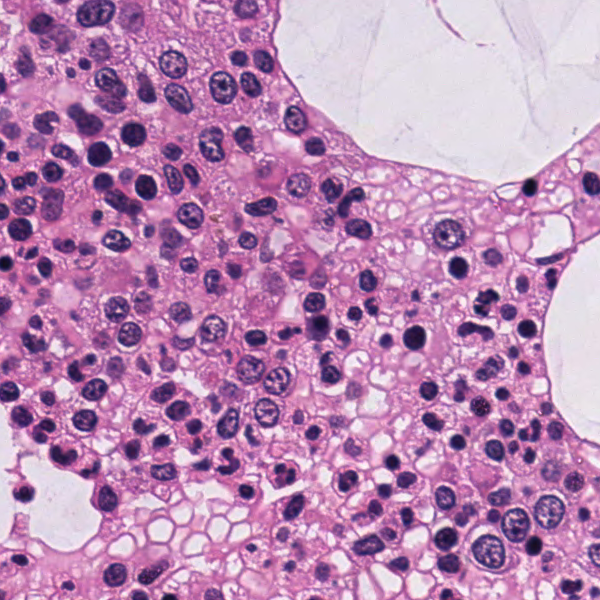
#> input picture images/histological.png, 600 x 600 px, found by its file name
$ jupyter execute 'An Automatic Nuclei Cells Counting Approach Using Effective Image Processing Methods - Copy.ipynb'   (shell and % lines are left out)
#> lines starting #> are read from the running program, lines starting #| are printed output that depends on the picture; after the words box and inside, x2 and y2 are one past the last pixel; in counts of white or black regions, pixels touching at a corner belong together
[cell 1]
import cv2

[cell 2]
import cv2 as cv
import numpy as np
from matplotlib import pyplot as plt

[cell 3]
import os
os.chdir('C:\\Users\\user 13\\Downloads\\MBM_data\\MBM_data')

[cell 4]
from PIL import Image
pic=Image.open('histological.png')
#> pic is the input picture: PIL image 600x600 RGB; mean R, G, B 186.7, 137.8, 180.9

[cell 5]
pic

[cell 6]
type(pic)

[cell 7]
pic_arr=np.asarray(pic)

[cell 8]
print(pic_arr)
#> (printed output is left out)

[cell 9]
print(pic_arr.shape)
#| (600, 600, 3)

[cell 10]
plt.imshow(pic_arr)

[cell 11]
pic_red=pic_arr.copy()

[cell 12]
plt.imshow(pic_red)

[cell 13]
pic_red[0]
#> Out = 600 rows, first 8: [221, 172, 201], [200, 142, 191], [173, 115, 164], [157, 90, 160], [155, 88, 158], [163, 88, 161], [171, 96, 169], [185, 105, 174]

[cell 14]
pic_red[:,:,0]

[cell 15]
#RED Chennel
plt.imshow(pic_arr[:,:,0])

[cell 16]
#GREEN Channel
plt.imshow(pic_arr[:,:,1])
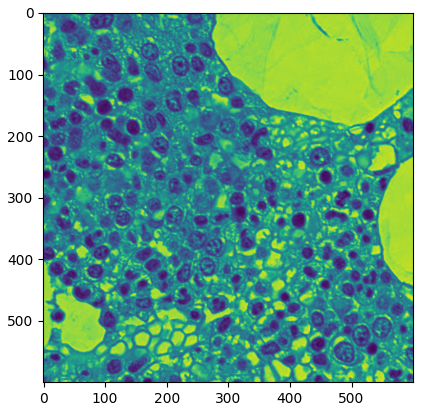
#> figure drawn by matplotlib, 1 panel

[cell 17]
#BLUE Channel
plt.imshow(pic_arr[:,:,2])
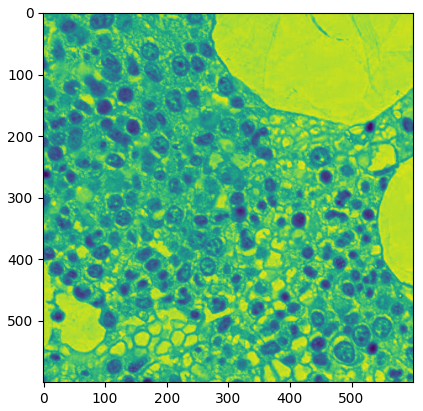
#> figure drawn by matplotlib, 1 panel

[cell 18]
plt.imshow(pic_arr[:,:,2],cmap='gray')
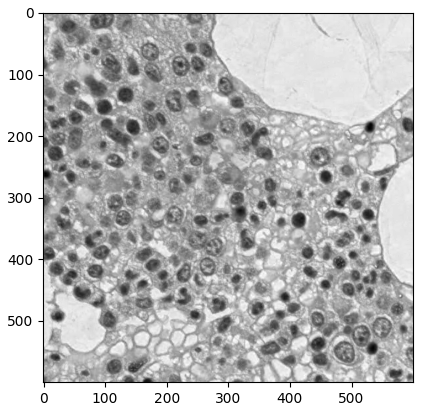
#> figure drawn by matplotlib, 1 panel

[cell 19]
if(pic_red[:,:,1].any()<255):
    print("yes")

[cell 20]
plt.imshow(pic_red)

[cell 21]
img=cv.imread('histological.png',0)
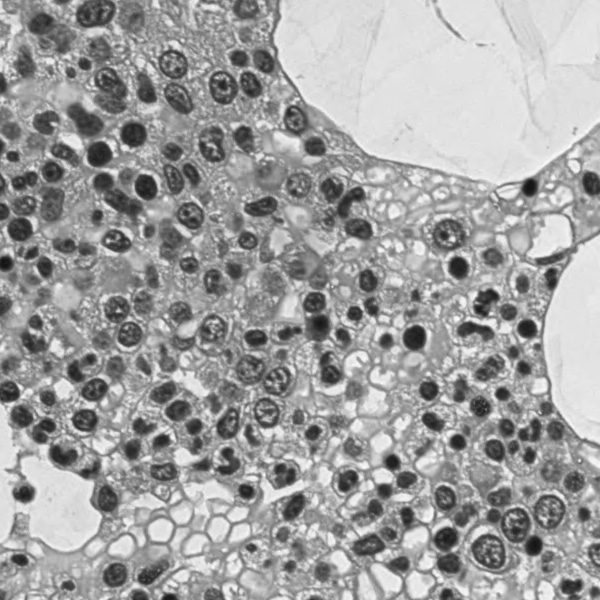
#> img: shape (600, 600); min 21, max 254, mean 160.6

[cell 22]
type(img)

[cell 23]
th,binary_img=cv.threshold(pic_arr[:,:,2],127,255,cv.THRESH_BINARY)
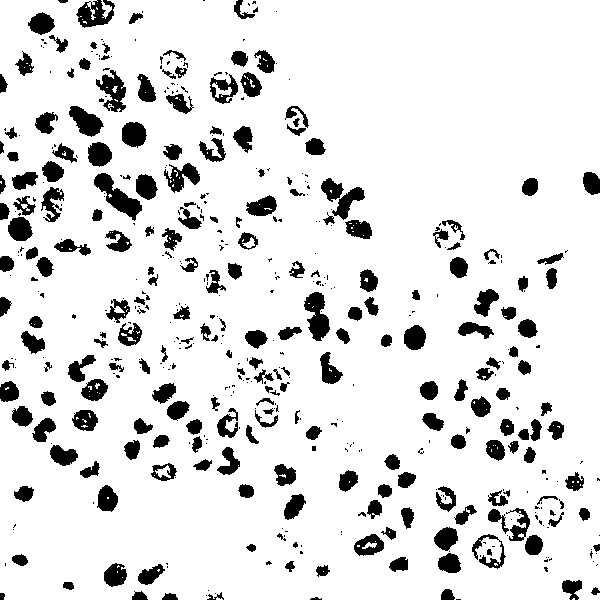
#> binary_img: shape (600, 600); 87.9% white; 502 black regions (273 under 20 px), largest, box (x1, y1, x2, y2) and area: (94, 173, 142, 221) 878, (304, 292, 330, 341) 765, (96, 70, 126, 112) 641

[cell 24]
#gray = cv2.cvtColor(binary_img, cv2.COLOR_BGR2GRAY)
binary_img[0]
#> Out = 600 values, max 255 at index 0, min 0 at index 58, mean 244.4

[cell 25]
plt.imshow(binary_img)
plt.title("Binary Image")

[cell 26]
#threshold applied array of  binary image
print(binary_img)
#> (printed output is left out)
type(binary_img)

[cell 27]
#applying morphological opration(opening) on binary image

[cell 28]
  # defining the kernel i.e. Structuring element
kernel=cv.getStructuringElement(cv.MORPH_ELLIPSE,(5,5))

[cell 29]
opening_img =cv2.morphologyEx(binary_img, cv2.MORPH_OPEN, kernel)
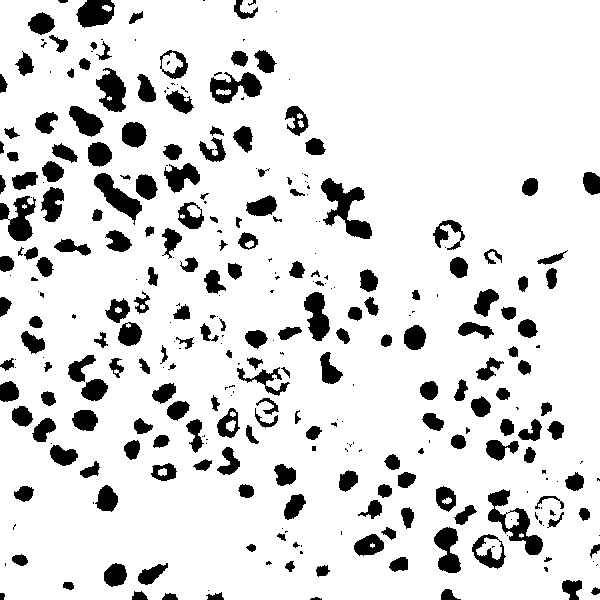
#> opening_img: shape (600, 600); 86.8% white; 319 black regions (119 under 20 px)

[cell 30]
type(opening_img)

[cell 31]
plt.imshow(opening_img)

[cell 32]
ret, labels = cv2.connectedComponents(opening_img,connectivity=8)
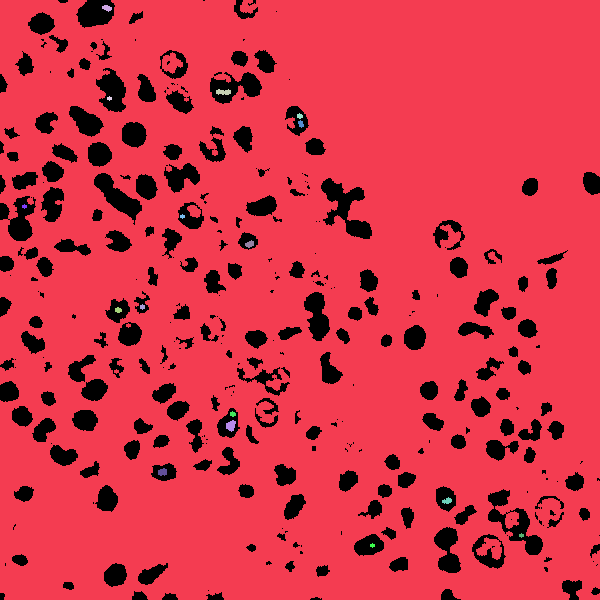
#> labels: shape (600, 600) int32; 18 distinct labels, from 0 to 17; one colour per label, 0 black
#> ret = 18

[cell 33]
plt.imshow(labels)

[cell 34]
def imshow_components(labels):
    # Map component labels to hue val
    label_hue = np.uint8(179*labels/np.max(labels))
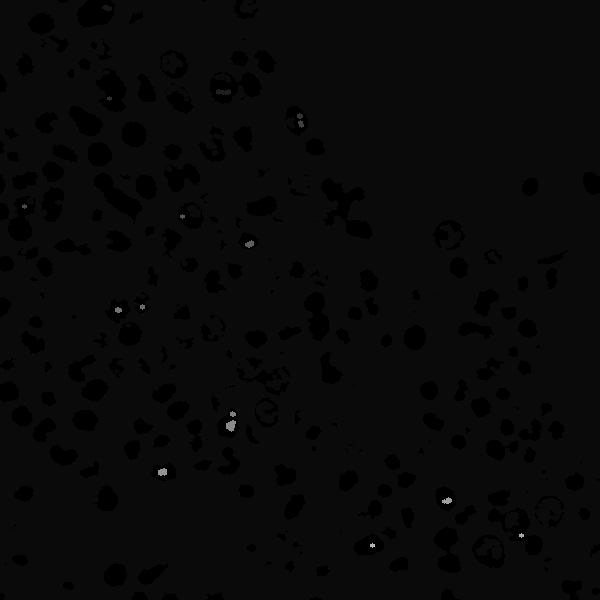
#> label_hue: shape (600, 600); min 0, max 179, mean 8.8
    blank_ch = 255*np.ones_like(label_hue)
    labeled_img = cv2.merge([label_hue, blank_ch, blank_ch])
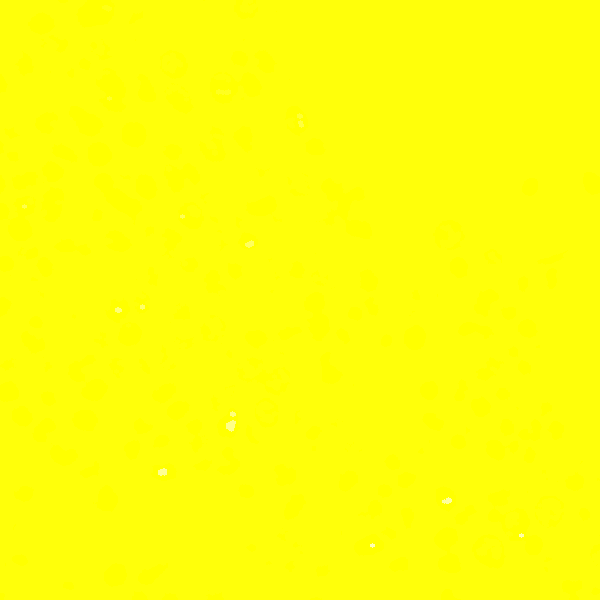
#> labeled_img: shape (600, 600, 3); mean of channels 0, 1, 2 8.8, 255, 255; drawn as B, G, R

    # cvt to BGR for display
    labeled_img = cv2.cvtColor(labeled_img, cv2.COLOR_HSV2BGR)

    # set bg label to black
    labeled_img[label_hue==0] = 0
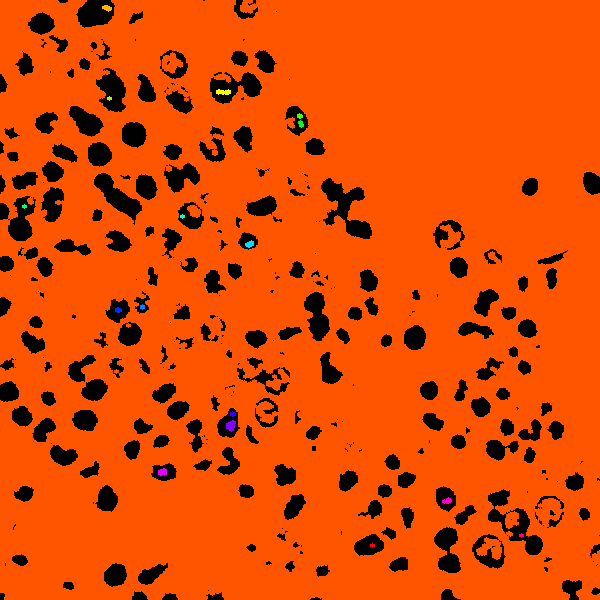
#> labeled_img: shape (600, 600, 3); mean B, G, R 0.2, 73.9, 221.3

    plt.imshow(labeled_img)
    cv2.waitKey()

    return labeled_img

labeled_img=imshow_components(labels)

[cell 35]
labeled_img[0][0]
#> Out = [0, 85, 255]

[cell 36]
type(labeled_img)

[cell 37]
## findcontours
cnts = cv2.findContours(opening_img, cv2.RETR_LIST, cv2.CHAIN_APPROX_SIMPLE)[-2]
#> cnts = 343 contours, 140 with area under 20; largest, box (x1, y1, x2, y2) and area: (0, 0, 600, 600) 355232, (320, 177, 373, 240) 1454, (487, 488, 544, 556) 1358, (209, 71, 263, 105) 1040, (93, 172, 143, 226) 993


## filter by area
s1= 3
s2 = 30
xcnts = []
for cnt in cnts:
    if s1<cv2.contourArea(cnt) <s2:
        xcnts.append(cnt)
#> this loop made 343 passes
#> cnt on passes 1, 4, 6: [[207, 590], [208, 589], [209, 590], [208, 591]], [[595, 565], [596, 564], [597, 565], [596, 566]], [[596, 564], [597, 563], [598, 564], [597, 565]]
#> after the loop, xcnts = 95 contours, 79 with area under 20; largest, box (x1, y1, x2, y2) and area: (30, 276, 39, 282) 30, (549, 509, 557, 517) 28, (311, 445, 317, 452) 28, (465, 426, 471, 435) 26, (330, 421, 338, 428) 25

print("Total number of Nuclei Cells are: {}".format(len(xcnts)))
#| Total number of Nuclei Cells are: 95

$ run again, with images/BM_GRAZ_HE_0004_01_003.png copied over images/histological.png
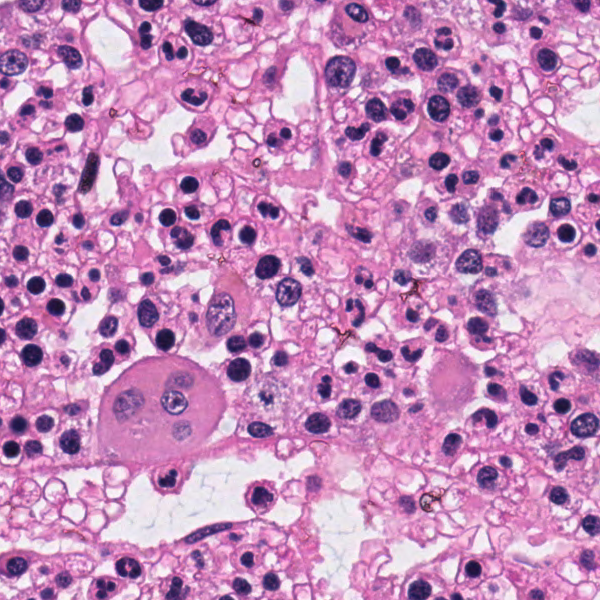
#> input picture images/BM_GRAZ_HE_0004_01_003.png, 600 x 600 px, found by its file name
#> pic is the input picture: PIL image 600x600 RGB; mean R, G, B 195.4, 139, 186.6
#> (printed output is left out)
#| (600, 600, 3)
#> `pic_red[0]`: Out = 600 rows, first 8: [247, 229, 241], [245, 221, 235], [242, 218, 232], [241, 209, 230], [225, 193, 214], [213, 176, 201], [208, 171, 196], [209, 169, 193]
#> `th,binary_img=cv.threshold(pic_arr[:,:,2],127,255,cv.THRESH_BINARY)`:
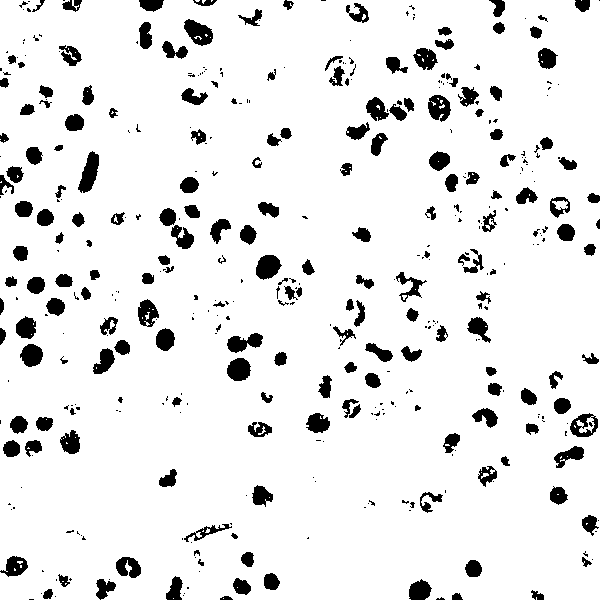
#> binary_img: shape (600, 600); 91.2% white; 428 black regions (233 under 20 px), largest, box (x1, y1, x2, y2) and area: (78, 151, 99, 193) 510, (184, 19, 213, 46) 484, (256, 255, 282, 280) 466
#> `binary_img[0]`: Out = 600 values, max 255 at index 0, min 0 at index 40, mean 216.8
#> (printed output is left out)
#> opening_img: shape (600, 600); 90.4% white; 310 black regions (123 under 20 px)
#> labels: shape (600, 600) int32; 12 distinct labels, from 0 to 11
#> ret = 12
#> in imshow_components, `labeled_img[label_hue==0] = 0`:
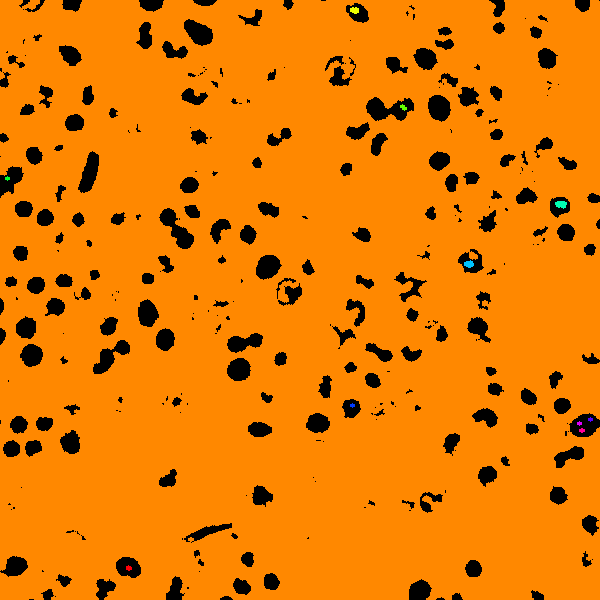
#> labeled_img: shape (600, 600, 3); mean B, G, R 0.1, 123, 230.3
#> `labeled_img[0][0]`: Out = [0, 136, 255]
#> cnts = 314 contours, 138 with area under 20; largest, box (x1, y1, x2, y2) and area: (0, 0, 600, 600) 354396, (365, 96, 415, 122) 786, (158, 207, 195, 250) 664, (92, 339, 131, 375) 588, (77, 150, 100, 194) 561
#> the loop `for cnt in cnts:` made 314 passes
#> cnt on passes 1, 2, 7: [[54, 596], [55, 595], [56, 596], [55, 597]], [[183, 593], [184, 592], [185, 593], [184, 594]], [[198, 571], [199, 570], [200, 571], [199, 572]]
#> after the loop `for cnt in cnts:`: xcnts = 94 contours, 82 with area under 20; largest, box (x1, y1, x2, y2) and area: (215, 323, 222, 333) 28, (473, 63, 481, 71) 28, (117, 396, 124, 404) 28, (219, 67, 224, 78) 27, (193, 294, 199, 301) 26
#| Total number of Nuclei Cells are: 94
